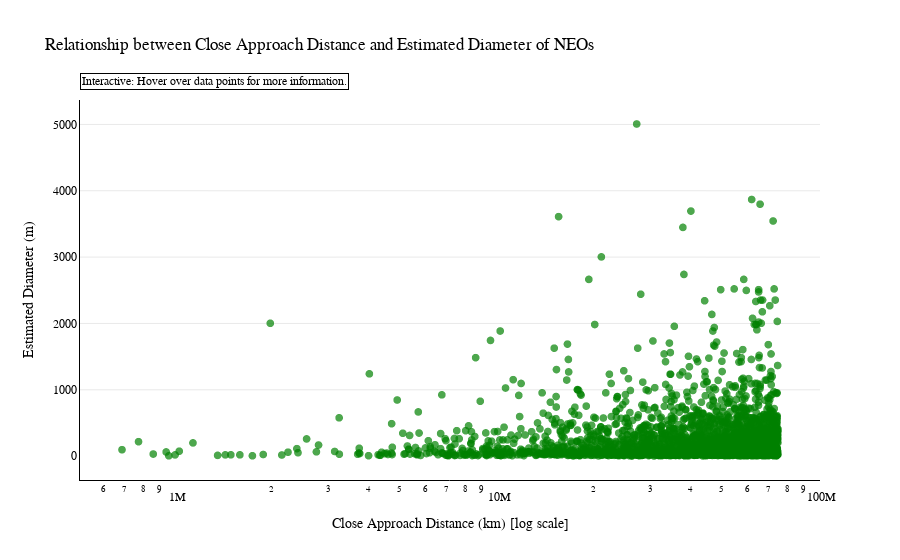
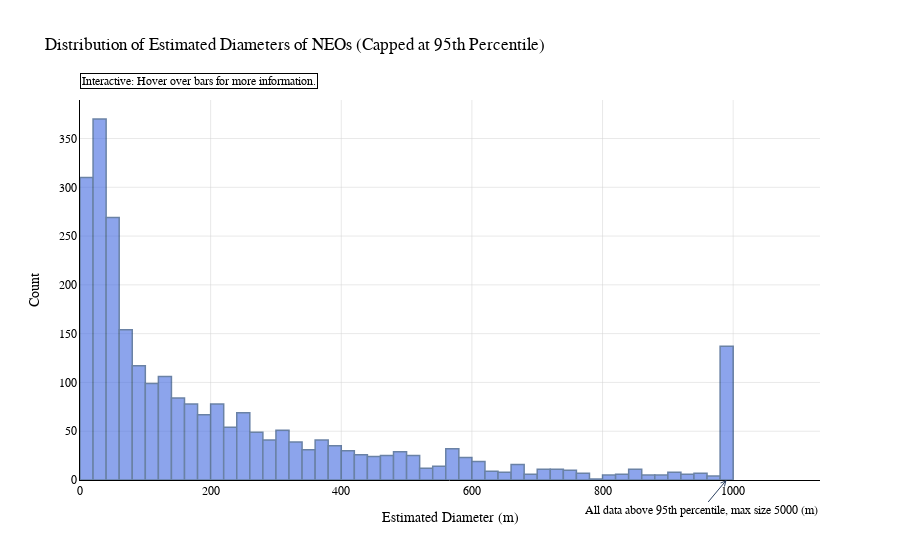
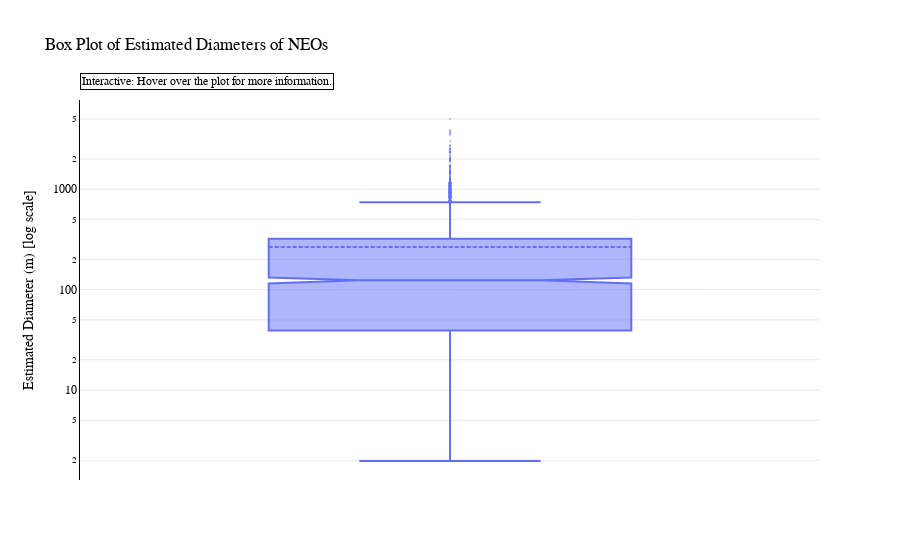

Write notebook code for charts like these, in order.
### Markdown cell above
### Task 4: Data Visualization Part B

- Create a pie chart of the proportion of hazardous vs non-hazardous NEOs.
- Create a scatter plot of the correlation between NEO size and close approach distance.
- Customize the appearance of your plots (e.g., colors, labels, titles).
- Create interactive visualizations using a library like Plotly. For example, create an interactive scatter plot where you can hover over each point to see more information about the NEO. **Be creative!**

### Code cell
# Write your code
import pandas as pd
import matplotlib.pyplot as plt
import numpy as np # Used for trend line
import plotly.express as px # Used for interactive visualizations

#Get the count of each potentially_hazardous true and false
df_hazardous_pieChart = pd.DataFrame()
df_hazardous_series = df['potentially_hazardous'].value_counts()
df_hazardous_pieChart = df_hazardous_series.reset_index()
df_hazardous_pieChart.columns = ['potentially_hazardous', 'count']

# Rename cells
df_hazardous_pieChart.at[0, 'potentially_hazardous'] = 'non-hazardous'
df_hazardous_pieChart.at[1, 'potentially_hazardous'] = 'hazardous'

def plot_pie_chart(data, labels_column, values_column, title, colors, explode=None):
    fig, ax = plt.subplots()
    wedges, texts, autotexts = ax.pie(
        data[values_column],
        explode=explode,
        autopct='%1.1f%%',
        startangle=90,
        colors=colors
    )

    # Change the color and increase the size of the percentage texts
    for text in autotexts:
        text.set_color('white')  # Change to a color that contrasts well with your pie colors
        text.set_size(10)  # You can adjust the size as needed
        text.set_weight('bold')  # Optional: set to 'bold' for better readability

    # We'll use the 'labels_column' to add the legend to the pie chart.
    ax.legend(
        wedges,
        data[labels_column],
        title="",
        bbox_to_anchor=(1.4, 0.5),
        loc='center right'
    )

    ax.set_aspect('equal')  # Equal aspect ratio ensures that the pie chart is circular
    plt.title(title, fontsize=16, weight='bold')
    plt.show()

# Plot pie chart
colors = ['green', 'red']  # Green for non-hazardous, red for hazardous
title = 'Distribution of Potentially Hazardous vs Non-Hazardous NEOs'
plot_pie_chart(
    df_hazardous_pieChart,
    'potentially_hazardous',
    'count',
    title,
    colors)




# Calculate the average diameter and add it as a new column
df['estimated_diameter_average (m)'] = (df['estimated_diameter_min (m)'] + df['estimated_diameter_max (m)']) / 2
# Turned missed distance values into numeric
df['miss_distance (km)'] = pd.to_numeric(df['miss_distance (km)'], errors='coerce')

def plot_scatter(df, x_column, y_column, color, title, ax, x_label, y_label, trendline=False):
    # Scatter plot
    scatter = ax.scatter(df[x_column], df[y_column], alpha=0.5, color=color, s=10)

    # Optional trend line
    if trendline:
        z = np.polyfit(df[x_column].dropna(), df[y_column].dropna(), 1)
        p = np.poly1d(z)
        ax.plot(df[x_column], p(df[x_column]), color="red", linewidth=1, alpha=0.5, label=f'Linear trend (y={z[0]:.2f}x+{z[1]:.2f})')

    # Logarithmic scale for the x-axis
    ax.set_xscale('log')

    # Enhance readability
    ax.set_title(title, fontsize=16, weight='bold')
    ax.set_xlabel(x_label, fontsize=14)
    ax.set_ylabel(y_label, fontsize=14)

    # Clean up the plot - remove gridlines and box border for a cleaner look
    ax.grid(True, which="both", ls="--", lw=0.5, color='gray', alpha=0.7)
    ax.spines['top'].set_visible(False)
    ax.spines['right'].set_visible(False)
    ax.spines['bottom'].set_color('gray')
    ax.spines['left'].set_color('gray')

    # Include a legend if a trend line is plotted
    if trendline:
        legend = ax.legend(frameon=False, loc='upper left')
        for text in legend.get_texts():
            text.set_color('gray')

# Plot scatterplot
fig, ax = plt.subplots(figsize=(10, 6), constrained_layout=True)
title = 'Relationship between Close Approach Distance and Estimated Diameter of NEOs'
plot_scatter(
    df, 'miss_distance (km)',
    'estimated_diameter_average (m)',
    'green',
    title,
    ax,
    'Close Approach Distance (km) [log scale]',
    'Estimated Diameter (m)')

def plot_interactive_scatter(df, x_column, y_column, title, x_label, y_label):
    df[x_column] = pd.to_numeric(df[x_column], errors='coerce')
    df[y_column] = pd.to_numeric(df[y_column], errors='coerce')
    df = df.dropna(subset=[x_column, y_column])

    # Create the interactive scatter plot with Plotly Express
    fig = px.scatter(df, x=x_column, y=y_column, log_x=True, color_discrete_sequence=['green'],
                     title=title, labels={x_column: x_label, y_column: y_label})

    # Improve layout for better readability
    fig.update_layout(
        legend_title_text='Legend',
        plot_bgcolor='white',
        xaxis=dict(
            title=x_label,
            linecolor='black',
            showgrid=False,
            gridcolor='LightGrey',
            gridwidth=0.5,
        ),
        yaxis=dict(
            title=y_label,
            linecolor='black',
            showgrid=True,
            gridcolor='LightGrey',
            gridwidth=0.5,
        ),
        font=dict(
            family="Arial, sans-serif",
            size=12,
            color="black"
        )
    )

    # Update marker size and opacity for better visibility
    fig.update_traces(marker=dict(size=8, opacity=0.7))

    # Add interactive note
    fig.add_annotation(
        text="Interactive: Hover over data points for more information.",
        align='left',
        showarrow=False,
        xref='paper',
        yref='paper',
        x=0,
        y=1.07,
        bordercolor='black',
        borderwidth=1
    )

    # Show the plot
    fig.show()

# Plot interactive scatterplot
plot_interactive_scatter(
    df,
    'miss_distance (km)',
    'estimated_diameter_average (m)',
    'Relationship between Close Approach Distance and Estimated Diameter of NEOs',
    'Close Approach Distance (km) [log scale]',
    'Estimated Diameter (m)'
    )

def plot_interactive_histogram(df, column, title, x_label):
    # Convert the column to numeric and drop NaN values
    df[column] = pd.to_numeric(df[column], errors='coerce')
    df = df.dropna(subset=[column])

    # Calculate the 95th percentile value
    percentile_95 = df[column].quantile(0.95)

    # Cap values at the 95th percentile
    df[column] = np.where(df[column] > percentile_95, percentile_95, df[column])

    # Create the histogram with Plotly Express
    fig = px.histogram(df, x=column, nbins=50, title=title)

    # Custom layout adjustments
    fig.update_layout(
        plot_bgcolor='white',  # Set the background color to white
        xaxis=dict(
            title=x_label,
            linecolor='black',
            showgrid=True,
            gridcolor='LightGrey',
            gridwidth=0.5,
            fixedrange=True,
        ),
        yaxis=dict(
            title='Count',
            linecolor='black',
            showgrid=True,
            gridcolor='LightGrey',
            gridwidth=0.5,
        ),
        font=dict(
            family="Arial, sans-serif",
            size=12,
            color="black"
        ),
        # Add annotation for the last bin
        annotations=[
            dict(
                x=percentile_95,
                y=0,
                xref="x",
                yref="paper",
                text="All data above 95th percentile, max size 5000 (m)",
                showarrow=True,
                arrowhead=5,
                ax=-25,
                ay=30
            )
        ]
    )

    # Update the marker color and the line color around the bars
    fig.update_traces(marker_color='RoyalBlue', marker_line_color='rgb(8,48,107)',
                      marker_line_width=1.5, opacity=0.6)

    # Add interactive note
    fig.add_annotation(
        text="Interactive: Hover over bars for more information.",
        align='left',
        showarrow=False,
        xref='paper',
        yref='paper',
        x=0,
        y=1.07,
        bordercolor='black',
        borderwidth=1
    )

    # Show the plot
    fig.show()

# Plot interactive histogram with winsorized data and an annotation
plot_interactive_histogram(
    df,
    'estimated_diameter_average (m)',
    'Distribution of Estimated Diameters of NEOs (Capped at 95th Percentile)',
    'Estimated Diameter (m)'
)


def plot_interactive_box(df, column, title, y_label):
    # Ensure the data type of the column is numeric for Plotly
    df[column] = pd.to_numeric(df[column], errors='coerce')

    # Drop NaN values that could have been introduced during conversion
    df = df.dropna(subset=[column])

    # Filter out non-positive values for log scale
    df = df[df[column] > 0]

    # Create the interactive box plot with a customized outlier definition
    fig = px.box(
        df,
        y=column,
        title=title,
        labels={column: y_label},
        notched=True,  # Shows the confidence interval around the median
        log_y=True,  # Apply a log scale to the y-axis
        points='suspectedoutliers',  # Show only suspected outliers
    )

    # Improve layout
    fig.update_layout(
        plot_bgcolor='white',  # Set the background color to white
        yaxis=dict(
            title=y_label,
            linecolor='black',
            showgrid=True,
            gridcolor='LightGrey',
            gridwidth=0.5,
        ),
        font=dict(
            family="Arial, sans-serif",
            size=12,
            color="black"
        )
    )

    # Customize the box for better emphasis
    fig.update_traces(boxmean=True,  # Show the mean of the distribution
                      marker=dict(size=2, opacity=0.5),  # Reduce marker size for outliers
                      line=dict(width=2))  # Increase linewidth to emphasize the box

    # Add interactive note
    fig.add_annotation(
        text="Interactive: Hover over the plot for more information.",
        align='left',
        showarrow=False,
        xref='paper',
        yref='paper',
        x=0,
        y=1.07,
        bordercolor='black',
        borderwidth=1
    )

    # Show the plot
    fig.show()

# Plot interactive boxplot with log scale
plot_interactive_box(
    df,
    'estimated_diameter_average (m)',
    'Box Plot of Estimated Diameters of NEOs',
    'Estimated Diameter (m) [log scale]'
    )

### Figure 1 — Plotly figure (JSON) as saved in the notebook; plotly's stock layout.template omitted (floating-point values rounded to 4 significant figures; data arrays with more than 128 entries replaced by an {"elided": "..."} marker saying what was removed)
{"data": [{"hovertemplate": "Close Approach Distance (km) [log scale]=%{x}<br>Estimated Diameter (m)=%{y}<extra></extra>", "legendgroup": "", "marker": {"color": "green", "opacity": 0.7, "size": 8, "symbol": "circle"}, "mode": "markers", "name": "", "showlegend": false, "type": "scattergl", "x": {"elided": "2674 float values"}, "xaxis": "x", "y": {"elided": "2674 float values"}, "yaxis": "y"}], "layout": {"annotations": [{"align": "left", "bordercolor": "black", "borderwidth": 1, "showarrow": false, "text": "Interactive: Hover over data points for more information.", "x": 0, "xref": "paper", "y": 1.07, "yref": "paper"}], "font": {"color": "black", "family": "Arial, sans-serif", "size": 12}, "legend": {"title": {"text": "Legend"}, "tracegroupgap": 0}, "plot_bgcolor": "white", "title": {"text": "Relationship between Close Approach Distance and Estimated Diameter of NEOs"}, "xaxis": {"anchor": "y", "domain": [0, 1], "gridcolor": "LightGrey", "gridwidth": 0.5, "linecolor": "black", "showgrid": false, "title": {"text": "Close Approach Distance (km) [log scale]"}, "type": "log"}, "yaxis": {"anchor": "x", "domain": [0, 1], "gridcolor": "LightGrey", "gridwidth": 0.5, "linecolor": "black", "showgrid": true, "title": {"text": "Estimated Diameter (m)"}}}}

### Figure 2 — Plotly figure (JSON) as saved in the notebook; plotly's stock layout.template omitted (floating-point values rounded to 4 significant figures; data arrays with more than 128 entries replaced by an {"elided": "..."} marker saying what was removed)
{"data": [{"alignmentgroup": "True", "bingroup": "x", "hovertemplate": "estimated_diameter_average (m)=%{x}<br>count=%{y}<extra></extra>", "legendgroup": "", "marker": {"color": "RoyalBlue", "line": {"color": "rgb(8,48,107)", "width": 1.5}, "pattern": {"shape": ""}}, "name": "", "nbinsx": 50, "offsetgroup": "", "opacity": 0.6, "orientation": "v", "showlegend": false, "type": "histogram", "x": {"elided": "2674 float values"}, "xaxis": "x", "yaxis": "y"}], "layout": {"annotations": [{"arrowhead": 5, "ax": -25, "ay": 30, "showarrow": true, "text": "All data above 95th percentile, max size 5000 (m)", "x": 989.8, "xref": "x", "y": 0, "yref": "paper"}, {"align": "left", "bordercolor": "black", "borderwidth": 1, "showarrow": false, "text": "Interactive: Hover over bars for more information.", "x": 0, "xref": "paper", "y": 1.07, "yref": "paper"}], "barmode": "relative", "font": {"color": "black", "family": "Arial, sans-serif", "size": 12}, "legend": {"tracegroupgap": 0}, "plot_bgcolor": "white", "title": {"text": "Distribution of Estimated Diameters of NEOs (Capped at 95th Percentile)"}, "xaxis": {"anchor": "y", "domain": [0, 1], "fixedrange": true, "gridcolor": "LightGrey", "gridwidth": 0.5, "linecolor": "black", "showgrid": true, "title": {"text": "Estimated Diameter (m)"}}, "yaxis": {"anchor": "x", "domain": [0, 1], "gridcolor": "LightGrey", "gridwidth": 0.5, "linecolor": "black", "showgrid": true, "title": {"text": "Count"}}}}

### Figure 3 — Plotly figure (JSON) as saved in the notebook; plotly's stock layout.template omitted (floating-point values rounded to 4 significant figures; data arrays with more than 128 entries replaced by an {"elided": "..."} marker saying what was removed)
{"data": [{"alignmentgroup": "True", "boxmean": true, "boxpoints": "suspectedoutliers", "hovertemplate": "Estimated Diameter (m) [log scale]=%{y}<extra></extra>", "legendgroup": "", "line": {"width": 2}, "marker": {"color": "#636efa", "opacity": 0.5, "size": 2}, "name": "", "notched": true, "offsetgroup": "", "orientation": "v", "showlegend": false, "type": "box", "x0": " ", "xaxis": "x", "y": {"elided": "2674 float values"}, "y0": " ", "yaxis": "y"}], "layout": {"annotations": [{"align": "left", "bordercolor": "black", "borderwidth": 1, "showarrow": false, "text": "Interactive: Hover over the plot for more information.", "x": 0, "xref": "paper", "y": 1.07, "yref": "paper"}], "boxmode": "group", "font": {"color": "black", "family": "Arial, sans-serif", "size": 12}, "legend": {"tracegroupgap": 0}, "plot_bgcolor": "white", "title": {"text": "Box Plot of Estimated Diameters of NEOs"}, "xaxis": {"anchor": "y", "domain": [0, 1]}, "yaxis": {"anchor": "x", "domain": [0, 1], "gridcolor": "LightGrey", "gridwidth": 0.5, "linecolor": "black", "showgrid": true, "title": {"text": "Estimated Diameter (m) [log scale]"}, "type": "log"}}}
